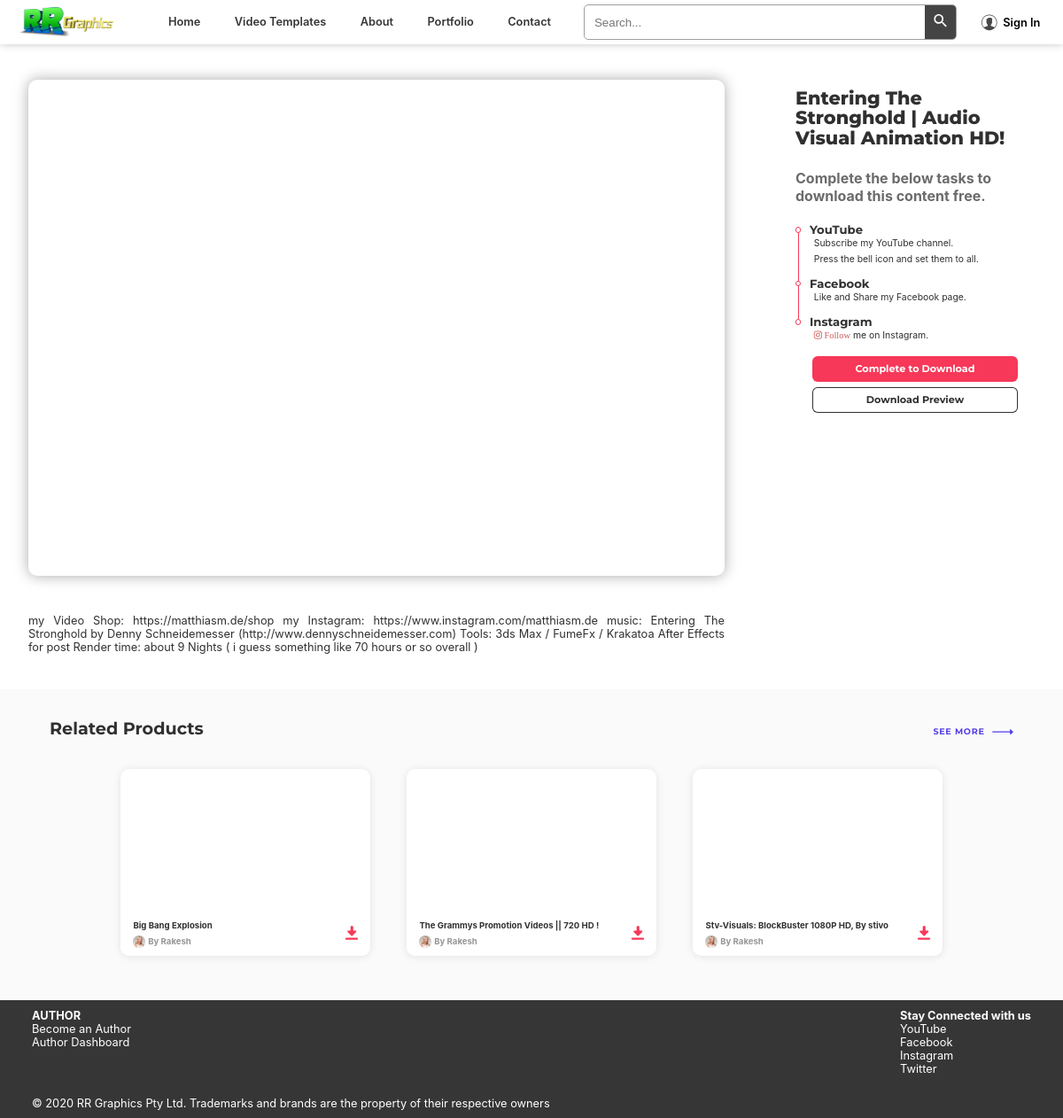
Page /videotemplates/0pXYp72dwl0 on the committed database.
### products/models.py (models this page shows, shortened)
class Product(models.Model):
    product_id = models.AutoField(primary_key=True)
    product_title = models.CharField(max_length=100)
    product_user = models.ForeignKey(User, on_delete=models.CASCADE)
    product_description = models.TextField()
    publish_date = models.DateTimeField(auto_now_add=True, blank=True)
    last_update_date = models.DateTimeField(auto_now_add=True, blank=True, null=True)
    video_id = models.CharField(max_length=11)
    product_category = models.CharField(max_length=100)
    product_subcategory = models.CharField(max_length=100)
    download_link = models.TextField()
    product_views = models.IntegerField(default=0)

### home/models.py (models this page shows, shortened)
class Profile(models.Model):
    user = models.OneToOneField(User, on_delete=models.CASCADE)
    profile_image = models.ImageField(upload_to='images/profiles', default="")
    banner_image = models.ImageField(upload_to='images/banners', default="")
    last_update_date = models.DateTimeField(auto_now_add=True, blank=True, null=True)

### products/views.py (the view)
# urls.py: path('<str:video_id>', views.productPreview, name='productPreview'),
def productPreview(request, video_id):
    product = Product.objects.filter(video_id=video_id).first()
    product.product_views = product.product_views + 1
    product.save()
    category = product.product_category
    categoryProducts = Product.objects.filter(product_category=category).exclude(video_id=video_id).order_by('-product_views')
    context = {'product': product, 'categoryProducts': categoryProducts}
    return render(request, 'products/productPreview.html', context)

### templates/products/productPreview.html (shortened to what this page needs)
{% extends 'base.html' %}
{% block css %}
<link rel="stylesheet" href="/static/css/productPreview.css">
{% endblock css %}
{% block bodyContent %}
<section id="previewContainer">
    <section id="videoPreview">
        <iframe src="https://www.youtube.com/embed/{{product.video_id}}" frameborder="0"></iframe>
        <section id="videoDesc" class="videoDesc">
            <div>
                {{product.product_description|safe}}
            </div>
        </section>
    </section>
    <div id="descDownload">
        <section id="videoDownload">
            <div class="downloadContainer">
                <h1>{{product.product_title}}</h1>
                {% if user.is_authenticated %}
                <div class="downloadText">To get more Content like this, please do Support Us.
                </div>
                {% else %}
                <div class="downloadText">Complete the below tasks to download this content free.
                </div>
                {% endif %}
                <div id="downloadTasks">
                    <ul>
                        <li class="liDownload">
                            <h2>YouTube</h2>
                            <span>Subscribe my YouTube channel.</span>
                            <span>Press the bell icon and set them to all.</span>
                        </li>
                        <li class="liDownload">
                            <h2>Facebook</h2>
                            <span>Like and Share my Facebook page.</span>
                        </li>
                        <li class="liDownload">
                            <h2>Instagram</h2>
                            <span id="instagramButton" style="cursor: context-menu;">
                                {% if user.is_authenticated %}
                                <a id="criteriaDownload" href="https://instagram.com/username" target="_blank"
                                    style="text-decoration: none;">
                                    <i style="color: indianred; text-decoration: none;" class="fab fa-instagram fa-2x">
                                        Follow
                                    </i>
                                </a>me on Instagram.
                                {% else %}
                                <i style="color: indianred;" class="fab fa-instagram fa-1x"> Follow</i>
                                me on Instagram.
                                {% endif %}
                            </span>
                        </li>
                    </ul>
                </div>
                <div id="downloadButtons">
                    {% if user.is_authenticated %}
                    <a id="completeDownload" class="completeDownload" style="display: none;" href="#">Complete to Download</a>
                    <a id="productDownload" class="productDownload" style="display: block;" href="{{product.download_link}}"
                        target="_blank">Download</a>
                    {% else %}
                    <a id="completeDownload" class="completeDownload" href="#">Complete to Download</a>
                    {% endif %}
                    <a class="previewDownload" target="_blank"
                        href="https://www.youtubepp.com/watch?v={{product.video_id}}">Download
                        Preview
                    </a>
                </div>
            </div>
        </section>
    </div>
</section>
<section id="categoryProducts">
    <header>
        <h1>Related Products</h1>
        <a rel="nofollow" href="/videotemplates/category/{{product.product_category}}">
            <span>See more</span>
        </a>
    </header>
    <div id="container">
        <ul id="productContainer" class="prContainer">
            {% for product in categoryProducts|slice:':3' %}
            <li class="prList">
                <div class="cards">
                    <a title="{{product.product_title}}" href="/videotemplates/{{product.video_id}}" class="prLink"></a>
                    <div class="prVideo">
                        <div class="videoPlayer">
                            <iframe class="video" src="https://www.youtube.com/embed/{{product.video_id}}"
                                frameborder="0"></iframe>
                        </div>
                    </div>
                    <div class="prInfo">
                        <div class="prText">
                            <div class="prTitle">
                                <span>{{product.product_title}}</span>
                            </div>
                            <div class="prAuthor">
                                <div class="productUserImage">
                                    <img src="/media/{{ product.product_user.profile.profile_image }}" alt="{{product.product_user.first_name}}">
                                </div>
                                By&nbsp;
                                <a href="/portfolio">
                                    {{product.product_user.first_name}}
                                </a>
                            </div>
                        </div>
                        <div class="prDownload">
                            {% if user.is_authenticated %}
                            <a href="/videotemplates/{{product.video_id}}">
                                <button id="button{{product.video_id}}" class="prDownloadButton" type="button">
                                    <svg tabindex="" xmlns="http://www.w3.org/2000/svg" viewBox="0 0 32 36" role="img"
                                        aria-label="Download">
                                        <path
                                            d="M29.5 30.43h-27a2.5 2.5 0 0 0 0 5h27a2.5 2.5 0 0 0 0-5zM5.24 13.6a2 2 0 0 0-.08.26v.12a2 2 0 0 0 0 .39v.09a2 2 0 0 0 0 .29v.16a2 2 0 0 0 .07.21c0 .06.06.11.09.17a1.93 1.93 0 0 0 .09.17 2 2 0 0 0 .16.2l.08.1 9.42 9.56.17.14.13.1.22.12.12.06.27.08h.11a2 2 0 0 0 .76 0h.1l.27-.08.12-.06.22-.12.13-.1.18-.14 9.42-9.56.08-.1a2 2 0 0 0 .16-.2 1.93 1.93 0 0 0 .09-.17c0-.06.06-.11.09-.17a2 2 0 0 0 .07-.21v-.16a2 2 0 0 0 0-.29v-.09a2 2 0 0 0 0-.39v-.12a2 2 0 0 0-.08-.26c0-.06-.06-.12-.09-.17s-.06-.12-.09-.17a2 2 0 0 0-.25-.3l-.1-.08a2 2 0 0 0-.2-.16l-.17-.09-.17-.09-.21-.06H20V3.5a3.5 3.5 0 0 0-7 0v8.87H6.55l-.21.06-.17.09-.17.19a2 2 0 0 0-.2.16l-.1.08a2 2 0 0 0-.25.3c0 .05-.06.11-.09.17s-.1.12-.12.18z">
                                        </path>
                                    </svg>
                                </button>
                            </a>
                            <span id="dropup{{product.video_id}}" class="prDownloadDropup">
                                Download
                            </span>
                            {% else %}
                            <a href="/signin">
                                <button id="button{{product.video_id}}" class="prDownloadButton" type="button">
                                </button>
                            </a>
                            {% endif %}
                        </div>
                    </div>
                </div>
            </li>
            {% endfor %}
        </ul>
    </div>
</section>
{% endblock bodyContent %}

### static/css/base.css (style rules this page uses)
:root { --linkMark_color: #523ee8; --success_color: #63fd63; --button_color: #f73859; --buttonHover_color: #9c2337; --primaryHover_color: #e8e8e8; --heading_color: #3e3e3e; --label_color: #5d5c5c; --secondary_shadowColor: #02fff0c4; --buttonHover_transition: all .2s ease-in-out; --cardHover_transition: translate .18s,box-shadow .18s; --background_1: white; --background_2: #fafafa; --font_Montserrat: Montserrat,-apple-system,BlinkMacSystemFont,Segoe UI,Fira Sans,Helvetica Neue,Arial,sans-serif; --font_Archivo: 'Archivo Black',-apple-system,BlinkMacSystemFont,Segoe UI,Fira Sans,Helvetica Neue,Arial,sans-serif; --font_Roboto: 'Roboto',-apple-system,BlinkMacSystemFont,Segoe UI,Fira Sans,Helvetica Neue,Arial,sans-serif; --font_Nunito: 'Nunito',-apple-system,BlinkMacSystemFont,Segoe UI,Fira Sans,Helvetica Neue,Arial,sans-serif; }
* { margin: 0; padding: 0; box-sizing: border-box; }
html { font-size: 62.5%; scroll-behavior: smooth; }
body { text-rendering: optimizeLegibility; font-family: -apple-system,BlinkMacSystemFont,Segoe UI,Fira Sans,Helvetica Neue,Arial,sans-serif; font-size: 1.6rem; font-weight: 400; font-style: inherit; letter-spacing: 0; color: #303030; -moz-osx-font-smoothing: grayscale; -webkit-font-smoothing: antialiased; }
body a { text-decoration: none; color: black; }
body ul { list-style: none; }
.prContainer { display: flex; flex-wrap: wrap; flex-grow: 1; justify-content: space-between; align-items: stretch; padding: 0; margin: 0 17rem; }
.prList { margin-top: 0; flex-basis: 30.38686%; margin: 1.91971% 0; min-width: 0; }
.cards { box-shadow: 0 1px 8px rgba(0,0,0,.1); position: relative; display: flex; flex-direction: column; height: 100%; border-radius: 10px; background: #fff; text-align: left; transition: var(--cardHover_transition); transform: translateY(0); }
.prLink { position: absolute; top: 0; bottom: 0; left: 0; right: 0; background-color: transparent; }
.prVideo { flex-grow: 1; border-radius: 10px 10px 0 0; position: relative; font-size: 0; line-height: 0; overflow: hidden; width: 100%; }
.prVideo::before { content: ""; display: block; padding-top: 56.25%; }
.videoPlayer { position: absolute; top: 0; right: 0; bottom: 0; left: 0; }
.videoPlayer iframe { position: absolute; min-width: 100%; height: 100%; top: 50%; left: 50%; transform: translate(-50%,-50%); display: inline-block; object-fit: contain; }
.prInfo { padding: 1.5rem 1.6rem 1.2rem 1.8rem; width: inherit; background-color: #fff; border-bottom-left-radius: 10px; border-bottom-right-radius: 10px; transition: opacity .15s ease-in-out; display: flex; flex-direction: row; align-items: flex-start; justify-content: space-between; }
.prText { min-width: 0; flex-grow: 1; align-self: flex-start; }
.prTitle { font-style: inherit; font-size: 1.2rem; font-weight: 700; letter-spacing: 0; line-height: 1.6rem; margin: 0 0 .6rem; max-width: 95%; white-space: nowrap; text-overflow: ellipsis; overflow: hidden; }
.prAuthor { display: flex; flex-direction: row; align-items: center; font-weight: 700; color: #959597; font-style: inherit; font-size: 1.2rem; letter-spacing: 0; line-height: 1.6rem; }
.productUserImage { width: 1.7rem; height: 1.7rem; margin-right: .4rem; }
.productUserImage img { width: 100%; height: 100%; border-radius: 50%; }
.prAuthor a { position: relative; z-index: 1; font-weight: 700; color: #959597; background-color: transparent; }
.prDownload { display: inline-block; position: relative; color: #959597; cursor: pointer; line-height: 0; z-index: 1; top: 0; left: 1rem; margin-top: .6rem; }
.prDownloadButton { cursor: pointer; padding: .2rem 1rem 0; background: transparent; border: none; transition: color .15s ease-in-out; text-transform: none; overflow: visible; font: inherit; margin: 0; outline: none; }
.prDownloadButton svg { overflow: hidden; width: 2rem; height: 2rem; color: var(--button_color); fill: currentColor; }
@media screen and (max-width: 1200px) { html { font-size: 50%; } }

### rows in the picture
Product: product_description "my Video Shop: https://matthiasm.de/shop my Instagram: https://www.instagram.com/matthiasm.de music: Entering The Stronghold by Denny Schneidemesser (http://www.dennyschneidemesser.com) Tools: 3ds Max / FumeFx / Krakatoa After Effects for post Render time: about 9 Nights ( i guess something like 70 hours or so overall )", product_title "Entering The Stronghold | Audio Visual Animation HD!"
Product: product_title "Big Bang Explosion", product_user.profile.profile_image (placeholder picture), product_user.first_name "Rakesh"
Product: product_title "The Grammys Promotion Videos || 720 HD !", product_user.profile.profile_image (placeholder picture), product_user.first_name "Rakesh"
Product: product_title "Stv-Visuals: BlockBuster 1080P HD, By stivo", product_user.profile.profile_image (placeholder picture), product_user.first_name "Rakesh"
